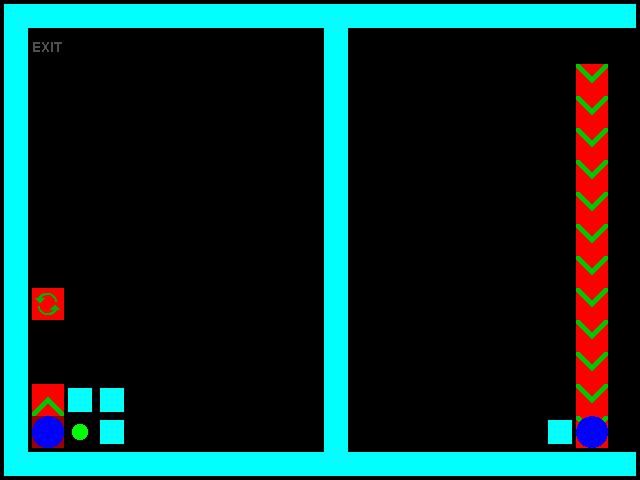

This is a level from a 2D game, rendered from its Tiled map with the project's own tilesets. A one-line summary and the complete map file follow:
An orthogonal 20x15 tile map with 32x32 px tiles, 4 tile layers (Layer 0, Layer 1, Layer 2, Layer 3), 5 tilesets.

<map version="1.0" orientation="orthogonal" renderorder="right-down" width="20" height="15" tilewidth="32" tileheight="32" nextobjectid="1">
 <properties>
  <property name="Description" value="It's a race!" />
  <property name="Title" value="Extra 2" />
 </properties>
 <tileset firstgid="1" name="Walls" tilewidth="32" tileheight="32" tilecount="77">
  <image source="walls.png" width="352" height="224" />
 </tileset>
 <tileset firstgid="78" name="Layer0" tilewidth="32" tileheight="32" tilecount="16">
  <image source="Layer0.png" width="256" height="64" />
 </tileset>
 <tileset firstgid="94" name="Layer1" tilewidth="32" tileheight="32" tilecount="8">
  <image source="Layer1.png" width="256" height="32" />
 </tileset>
 <tileset firstgid="102" name="Layer2" tilewidth="32" tileheight="32" tilecount="8">
  <image source="Layer2.png" width="256" height="32" />
 </tileset>
 <tileset firstgid="110" name="Layer3" tilewidth="32" tileheight="32" tilecount="8">
  <image source="Layer3.png" width="256" height="32" />
 </tileset>
 <layer name="Layer 0" width="20" height="15">
  <data encoding="csv">
5,35,35,35,35,35,35,35,35,35,6,35,35,35,35,35,35,35,35,36,
15,78,0,0,0,0,0,0,0,0,15,0,0,0,0,0,0,0,81,81,
15,0,0,0,0,0,0,0,0,0,15,0,0,0,0,0,0,0,87,81,
15,0,0,0,0,0,0,0,0,0,15,0,0,0,0,0,0,0,87,81,
15,0,0,0,0,0,0,0,0,0,15,0,0,0,0,0,0,0,87,81,
15,0,0,0,0,0,0,0,0,0,15,0,0,0,0,0,0,0,87,81,
15,0,0,0,0,0,0,0,0,0,15,0,0,0,0,0,0,0,87,81,
15,0,0,0,0,0,0,0,0,0,15,0,0,0,0,0,0,0,87,81,
15,0,0,0,0,0,0,0,0,0,15,0,0,0,0,0,0,0,87,81,
15,91,0,0,0,0,0,0,0,0,15,0,0,0,0,0,0,0,87,81,
15,0,0,0,0,0,0,0,0,0,15,0,0,0,0,0,0,0,87,81,
15,0,0,0,0,0,0,0,0,0,15,0,0,0,0,0,0,0,87,81,
15,86,37,37,0,0,0,0,0,0,15,0,0,0,0,0,0,0,87,81,
15,90,0,37,0,0,0,0,0,0,15,0,0,0,0,0,0,37,87,81,
27,35,35,35,35,35,35,35,35,35,28,35,35,35,35,35,35,35,35,36
</data>
 </layer>
 <layer name="Layer 1" width="20" height="15">
  <data encoding="csv">
0,0,0,0,0,0,0,0,0,0,0,0,0,0,0,0,0,0,0,0,
0,0,0,0,0,0,0,0,0,0,0,0,0,0,0,0,0,0,0,0,
0,0,0,0,0,0,0,0,0,0,0,0,0,0,0,0,0,0,0,0,
0,0,0,0,0,0,0,0,0,0,0,0,0,0,0,0,0,0,0,0,
0,0,0,0,0,0,0,0,0,0,0,0,0,0,0,0,0,0,0,0,
0,0,0,0,0,0,0,0,0,0,0,0,0,0,0,0,0,0,0,0,
0,0,0,0,0,0,0,0,0,0,0,0,0,0,0,0,0,0,0,0,
0,0,0,0,0,0,0,0,0,0,0,0,0,0,0,0,0,0,0,0,
0,0,0,0,0,0,0,0,0,0,0,0,0,0,0,0,0,0,0,0,
0,0,0,0,0,0,0,0,0,0,0,0,0,0,0,0,0,0,0,0,
0,0,0,0,0,0,0,0,0,0,0,0,0,0,0,0,0,0,0,0,
0,0,0,0,0,0,0,0,0,0,0,0,0,0,0,0,0,0,0,0,
0,0,0,0,0,0,0,0,0,0,0,0,0,0,0,0,0,0,0,0,
0,0,0,0,0,0,0,0,0,0,0,0,0,0,0,0,0,0,0,0,
0,0,0,0,0,0,0,0,0,0,0,0,0,0,0,0,0,0,0,0
</data>
 </layer>
 <layer name="Layer 2" width="20" height="15">
  <data encoding="csv">
0,0,0,0,0,0,0,0,0,0,0,0,0,0,0,0,0,0,0,0,
0,0,0,0,0,0,0,0,0,0,0,0,0,0,0,0,0,0,0,0,
0,0,0,0,0,0,0,0,0,0,0,0,0,0,0,0,0,0,0,0,
0,0,0,0,0,0,0,0,0,0,0,0,0,0,0,0,0,0,0,0,
0,0,0,0,0,0,0,0,0,0,0,0,0,0,0,0,0,0,0,0,
0,0,0,0,0,0,0,0,0,0,0,0,0,0,0,0,0,0,0,0,
0,0,0,0,0,0,0,0,0,0,0,0,0,0,0,0,0,0,0,0,
0,0,0,0,0,0,0,0,0,0,0,0,0,0,0,0,0,0,0,0,
0,0,0,0,0,0,0,0,0,0,0,0,0,0,0,0,0,0,0,0,
0,0,0,0,0,0,0,0,0,0,0,0,0,0,0,0,0,0,0,0,
0,0,0,0,0,0,0,0,0,0,0,0,0,0,0,0,0,0,0,0,
0,0,0,0,0,0,0,0,0,0,0,0,0,0,0,0,0,0,0,0,
0,0,0,0,0,0,0,0,0,0,0,0,0,0,0,0,0,0,0,0,
0,0,0,0,0,0,0,0,0,0,0,0,0,0,0,0,0,0,0,0,
0,0,0,0,0,0,0,0,0,0,0,0,0,0,0,0,0,0,0,0
</data>
 </layer>
 <layer name="Layer 3" width="20" height="15">
  <data encoding="csv">
0,0,0,0,0,0,0,0,0,0,0,0,0,0,0,0,0,0,0,0,
0,0,0,0,0,0,0,0,0,0,0,0,0,0,0,0,0,0,0,0,
0,0,0,0,0,0,0,0,0,0,0,0,0,0,0,0,0,0,0,0,
0,0,0,0,0,0,0,0,0,0,0,0,0,0,0,0,0,0,0,0,
0,0,0,0,0,0,0,0,0,0,0,0,0,0,0,0,0,0,0,0,
0,0,0,0,0,0,0,0,0,0,0,0,0,0,0,0,0,0,0,0,
0,0,0,0,0,0,0,0,0,0,0,0,0,0,0,0,0,0,0,0,
0,0,0,0,0,0,0,0,0,0,0,0,0,0,0,0,0,0,0,0,
0,0,0,0,0,0,0,0,0,0,0,0,0,0,0,0,0,0,0,0,
0,0,0,0,0,0,0,0,0,0,0,0,0,0,0,0,0,0,0,0,
0,0,0,0,0,0,0,0,0,0,0,0,0,0,0,0,0,0,0,0,
0,0,0,0,0,0,0,0,0,0,0,0,0,0,0,0,0,0,0,0,
0,0,0,0,0,0,0,0,0,0,0,0,0,0,0,0,0,0,0,0,
0,110,111,0,0,0,0,0,0,0,0,0,0,0,0,0,0,0,110,0,
0,0,0,0,0,0,0,0,0,0,0,0,0,0,0,0,0,0,0,0
</data>
 </layer>
</map>